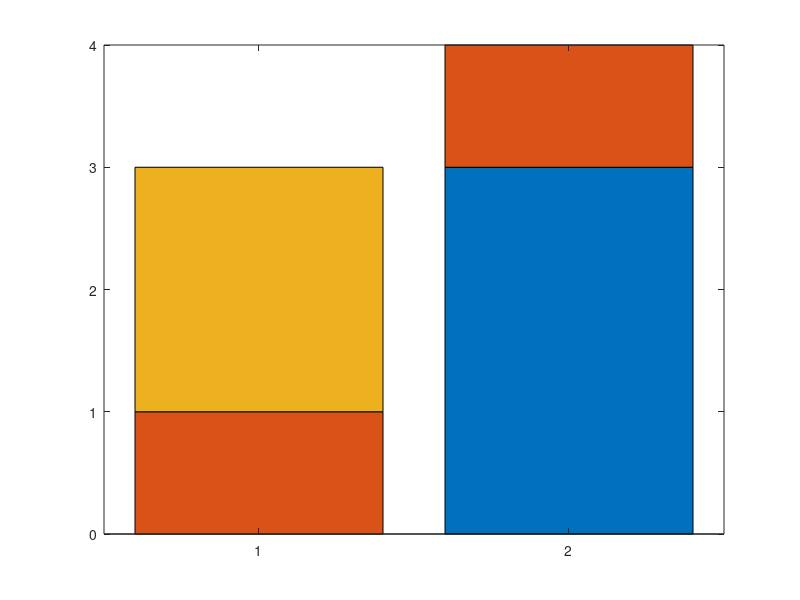

The MATLAB source for this figure: (Note: this script raises an error after producing the figure.)
% Cuba, New Mexico research links - count by category and geography
% Data comes from cuba_nm_links.csv (7 unique links)

categories = {'Crime & Safety Statistics', 'Local Government & Community Resources'};
geographies = {'Village of Cuba', 'Sandoval County', 'New Mexico (statewide)'};

% Rows = categories, columns = geographies
counts = [0 1 2;    % Crime & Safety Statistics
          3 1 0];   % Local Government & Community Resources

figure('Name', 'Cuba NM Links', 'Color', 'w', 'Position', [100 100 800 500]);
b = bar(counts, 'stacked');
b(1).FaceColor = [0.20 0.45 0.75];
b(2).FaceColor = [0.95 0.60 0.20];
b(3).FaceColor = [0.60 0.60 0.60];

set(gca, 'XTickLabel', categories, 'FontSize', 11, 'YTick', 0:1:5);
ylabel('Number of Links', 'FontSize', 12);
title('Cuba, NM Research Links by Category and Geography', 'FontSize', 14);
legend(geographies, 'Location', 'northeast');
grid on;
box off;

% Label each segment with its count (skip zeros)
for k = 1:numel(b)
    for i = 1:size(counts, 1)
        if counts(i, k) > 0
            ytop = sum(counts(i, 1:k));
            text(i, ytop - counts(i, k)/2, num2str(counts(i, k)), ...
                'HorizontalAlignment', 'center', 'Color', 'w', ...
                'FontWeight', 'bold', 'FontSize', 11);
        end
    end
end

% To save the figure, uncomment:
% exportgraphics(gcf, 'cuba_links_chart.png', 'Resolution', 300);
